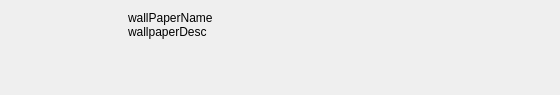
<ui version="4.0" >
 <class>ServiceItemWidget</class>
 <widget class="QWidget" name="ServiceItemWidget" >
  <property name="geometry" >
   <rect>
    <x>0</x>
    <y>0</y>
    <width>560</width>
    <height>95</height>
   </rect>
  </property>
  <property name="minimumSize" >
   <size>
    <width>0</width>
    <height>90</height>
   </size>
  </property>
  <property name="windowTitle" >
   <string>Form</string>
  </property>
  <layout class="QGridLayout" name="gridLayout" >
   <item row="0" column="0" >
    <widget class="QLabel" name="labelStatus" >
     <property name="minimumSize" >
      <size>
       <width>111</width>
       <height>90</height>
      </size>
     </property>
     <property name="maximumSize" >
      <size>
       <width>111</width>
       <height>90</height>
      </size>
     </property>
     <property name="text" >
      <string/>
     </property>
     <property name="pixmap" >
      <pixmap>../../../../../../../../Pictures/hede.jpg</pixmap>
     </property>
     <property name="scaledContents" >
      <bool>true</bool>
     </property>
    </widget>
   </item>
   <item row="0" column="1" >
    <layout class="QVBoxLayout" name="verticalLayout" >
     <property name="spacing" >
      <number>0</number>
     </property>
     <property name="sizeConstraint" >
      <enum>QLayout::SetNoConstraint</enum>
     </property>
     <property name="topMargin" >
      <number>0</number>
     </property>
     <item>
      <widget class="QLabel" name="labelName" >
       <property name="text" >
        <string>wallPaperName</string>
       </property>
      </widget>
     </item>
     <item>
      <widget class="QLabel" name="labelDesc" >
       <property name="styleSheet" >
        <string notr="true" />
       </property>
       <property name="text" >
        <string>wallpaperDesc</string>
       </property>
      </widget>
     </item>
     <item>
      <spacer name="verticalSpacer" >
       <property name="orientation" >
        <enum>Qt::Vertical</enum>
       </property>
       <property name="sizeHint" stdset="0" >
        <size>
         <width>20</width>
         <height>40</height>
        </size>
       </property>
      </spacer>
     </item>
    </layout>
   </item>
   <item row="0" column="2" >
    <spacer name="horizontalSpacer" >
     <property name="orientation" >
      <enum>Qt::Horizontal</enum>
     </property>
     <property name="sizeHint" stdset="0" >
      <size>
       <width>313</width>
       <height>20</height>
      </size>
     </property>
    </spacer>
   </item>
  </layout>
 </widget>
 <resources/>
 <connections/>
</ui>
